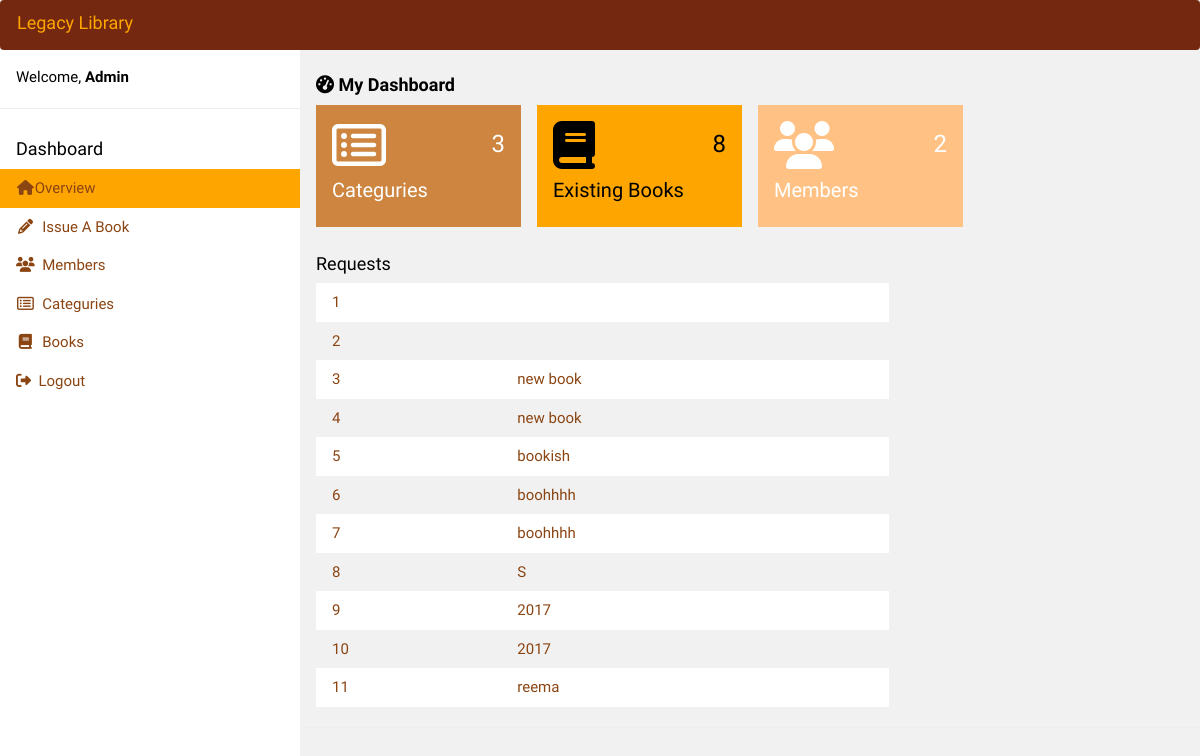
The app's page /adminDashboard2.php (signed in) with its own data.
### tables this page shows
CREATE TABLE `requests` (
  `bookname` varchar(255) NOT NULL,
  `req_id` int(11) NOT NULL,
  `u_id` int(11) NOT NULL
);

### config/db.php (called while the page is built, shortened)
<?php
$con = mysqli_connect(DB_HOST, DB_USER, DB_PASS, DB_NAME);
function selectSql($sql){
    global $con;
    $results = mysqli_query($con,$sql);
      if(mysqli_num_rows($results) > 0){
        for ($set = array (); $row = mysqli_fetch_assoc($results); $set[] = $row);
        return $set;
    }
    else
        return false;
}
?>

### config/functions.php (called while the page is built, shortened)
<?php
include('db.php');
function countbooks(){
    $books = selectSql('select * from books');
    if($books != false){
        return count($books);
    }else{
        return 0;
    }
}
function countcat(){
    $books = selectSql('select * from categories');
    if($books != false){
        return count($books);
    }else{
        return 0;
    }
}
function countmembs(){
    $books = selectSql('select * from users where type = 1');
    if($books != false){
        return count($books);
    }else{
        return 0;
    }
}
function get_all_rqs(){
    $bks = selectSql('select * from requests');
    if($bks != false){
        return $bks;
    }else{
        return [];
    }}
?>

### adminDashboard2.php (the view, shortened to what this page needs)
<?php
include('config/functions.php');
if(is_admin()){
    $req = get_all_rqs();
}else{
    header("Location: error.php");
}
?>
<!DOCTYPE html>
<html>
<link rel="stylesheet" href="https://maxcdn.bootstrapcdn.com/bootstrap/3.3.7/css/bootstrap.min.css">
<link rel="stylesheet" href="https://maxcdn.bootstrapcdn.com/bootstrap/3.3.7/css/bootstrap-theme.min.css">
<link rel="stylesheet" href="css/stylenav.css">
<link rel="stylesheet" href="css/style.css">
<body class="w3-light-grey">
<div class="w3-bar w3-top w3-black w3-large navbar" style="z-index:4">
  <span class="w3-bar-item w3-right" style="color: orange;">Legacy Library</span>
</div>
<nav class="w3-sidebar w3-collapse w3-white w3-animate-left" style="z-index:3;width:300px;" id="mySidebar"><br>
  <div class="w3-container w3-row">
    <div class="w3-col s8 w3-bar">
      <span>Welcome, <strong>Admin</strong></span><br>
    </div>
  </div>
  <hr>
  <div class="w3-container">
    <h5>Dashboard</h5>
  </div>
  <div class="w3-bar-block">
    <a href="adminDashboard2.php" class="w3-bar-item w3-button w3-padding " style="background-color:#ffa500;
"><i class="fa fa-home fa-fw"></i>Overview</a>
    <a href="issue2.php" class="w3-bar-item w3-button w3-padding"><i class="fa fa-pencil fa-fw"></i>  Issue A Book</a>
    <a href="memebrs2.php" class="w3-bar-item w3-button w3-padding"><i class="fa fa-users  fa-fw"></i>  Members</a>
    <a href="catgs2.php" class="w3-bar-item w3-button w3-padding"><i class="fa fa-list-alt fa-fw"></i>  Categuries</a>
    <a href="allbooks2.php" class="w3-bar-item w3-button w3-padding"><i class="fa fa-book fa-fw"></i>  Books</a>
    <a href="logout.php" class="w3-bar-item w3-button w3-padding"><i class="fa fa-sign-out"></i>  Logout</a>
  </div>
</nav>
<div class="w3-main" style="margin-left:300px;margin-top:43px;">
  <header class="w3-container" style="padding-top:22px">
    <h5><b><i class="fa fa-dashboard"></i> My Dashboard</b></h5>
  </header>
  <div class="w3-row-padding w3-margin-bottom">
    <div class="w3-quarter">
      <div class="w3-container w3-gold w3-padding-16">
        <div class="w3-left"><i class="fa fa-list-alt w3-xxxlarge"></i></div>
        <div class="w3-right">
          <h3><?php echo countcat(); ?></h3>
        </div>
        <div class="w3-clear"></div>
        <h4>Categuries</h4>
      </div>
    </div>
    <div class="w3-quarter">
      <div class="w3-container w3-blue w3-padding-16">
        <div class="w3-left"><i class="fa fa-book w3-xxxlarge"></i></div>
        <div class="w3-right">
          <h3><?php echo countbooks(); ?></h3>
        </div>
        <div class="w3-clear"></div>
        <h4>Existing Books</h4>
      </div>
    </div>
    <div class="w3-quarter">
      <div class="w3-container w3-orange w3-text-white w3-padding-16">
        <div class="w3-left"><i class="fa fa-users w3-xxxlarge"></i></div>
        <div class="w3-right">
          <h3><?php echo countmembs(); ?></h3>
        </div>
        <div class="w3-clear"></div>
        <h4>Members</h4>
      </div>
    </div>
  </div>
  <div class="w3-panel">
    <div class="w3-row-padding" style="margin:0 -16px">
      <div class="w3-twothird">
        <h5>Requests</h5>
        <table class="w3-table w3-striped w3-white">
<?php foreach($req as $reqs){ ?>
          <tr>
            <td><?php echo $reqs['req_id'] ?></td>
            <td><?php echo $reqs['bookname'] ?></td>
           </tr>
<?php } ?>
        </table>
      </div>
    </div>
  </div>
  <hr>
</div>
</body>
</html>

### css/stylenav.css (style rules this page uses)
html { box-sizing: border-box }
*, *:before, *:after { box-sizing: inherit }
html { -ms-text-size-adjust: 100%; -webkit-text-size-adjust: 100% }
body { margin: 0 }
article, aside, details, figcaption, figure, footer, header, main, menu, nav, section, summary { display: block }
a { background-color: transparent; -webkit-text-decoration-skip: objects }
hr { box-sizing: content-box; height: 0; overflow: visible }
html, body { font-family: Verdana, sans-serif; font-size: 15px; line-height: 1.5 }
html { overflow-x: hidden }
h3 { font-size: 24px }
h4 { font-size: 20px }
h5 { font-size: 18px }
h1, h2, h3, h4, h5, h6 { font-family: "Segoe UI", Arial, sans-serif; font-weight: 400; margin: 10px 0 }
hr { border: 0; border-top: 1px solid #eee; margin: 20px 0 }
a { color: inherit }
.w3-table, .w3-table-all { border-collapse: collapse; border-spacing: 0; width: 100%; display: table }
.w3-striped tbody tr:nth-child(even) { background-color: #f1f1f1 }
.w3-table td, .w3-table th, .w3-table-all td, .w3-table-all th { padding: 8px 8px; display: table-cell; text-align: left; vertical-align: top }
.w3-table th:first-child, .w3-table td:first-child, .w3-table-all th:first-child, .w3-table-all td:first-child { padding-left: 16px }
.w3-btn, .w3-button { border: none; display: inline-block; outline: 0; padding: 8px 16px; vertical-align: middle; overflow: hidden; text-decoration: none; color: inherit; background-color: inherit; text-align: center; cursor: pointer; white-space: nowrap }
.w3-btn, .w3-button { -webkit-touch-callout: none; -webkit-user-select: none; -khtml-user-select: none; -moz-user-select: none; -ms-user-select: none; user-select: none }
.w3-sidebar { height: 100%; width: 200px; background-color: #fff; position: fixed!important; z-index: 1; overflow: auto }
.w3-main, #main { transition: margin-left .4s }
.w3-bar { width: 100%; overflow: hidden; }
.w3-bar .w3-bar-item { padding: 8px 16px; float: left; width: auto; border: none; outline: none; display: block; }
.w3-bar-block .w3-bar-item { width: 100%; display: block; padding: 8px 16px; text-align: left; border: none; outline: none; white-space: normal; float: none; }
.w3-container:after, .w3-container:before, .w3-panel:after, .w3-panel:before, .w3-row:after, .w3-row:before, .w3-row-padding:after, .w3-row-padding:before, .w3-cell-row:before, .w3-cell-row:after, .w3-clear:after, .w3-clear:before, .w3-bar:before, .w3-bar:after { content: ""; display: table; clear: both }
.w3-col, .w3-half, .w3-third, .w3-twothird, .w3-threequarter, .w3-quarter { float: left; width: 100% }
.w3-col.s8 { width: 66.66666% }
@media (min-width:601px) { .w3-col.m3, .w3-quarter { width: 24.99999% } }
@media (min-width:601px) { .w3-col.m8, .w3-twothird { width: 66.66666% } }
@media (min-width:993px) { .w3-sidebar.w3-collapse { display: block!important } }
.w3-top, .w3-bottom { position: fixed; width: 100%; z-index: 1 }
.w3-top { top: 0 }
.w3-row-padding, .w3-row-padding>.w3-half, .w3-row-padding>.w3-third, .w3-row-padding>.w3-twothird, .w3-row-padding>.w3-threequarter, .w3-row-padding>.w3-quarter, .w3-row-padding>.w3-col { padding: 0 8px }
.w3-container, .w3-panel { padding: 0.01em 16px }
.w3-panel { margin-top: 16px; margin-bottom: 16px }
.w3-animate-left { position: relative; animation: animateleft 0.4s }
.w3-large { font-size: 18px; }
.w3-xxxlarge { font-size: 48px!important }
.w3-margin-bottom { margin-bottom: 16px!important }
.w3-padding { padding: 8px 16px!important }
.w3-padding-16 { padding-top: 16px!important; padding-bottom: 16px!important }
.w3-left { float: left!important }
.w3-right { float: right; }
.w3-orange, .w3-hover-orange:hover { color: #000!important; background-color: #ffc284; }
.w3-gold, .w3-hover-red:hover { color: #fff; background-color: #CD853F; }
.w3-white, .w3-hover-white:hover { color: #000!important; background-color: #fff!important }
.w3-black, .w3-hover-black:hover { color: white; background-color: #73280F; }
.w3-light-grey, .w3-hover-light-grey:hover, .w3-light-gray, .w3-hover-light-gray:hover { color: #000!important; background-color: #f1f1f1!important }
.w3-text-white, .w3-hover-text-white:hover { color: #fff!important }

### css/style.css (style rules this page uses)
body { color: #5a5a5a; font-family: 'Lato', sans-serif; }
h1, h2, h3, h4, h5 { font-family: 'Montserrat', sans-serif; }
.w3-bar-item { color:#8b4513; }
.w3-blue { background-color:#ffa500; }
td { color:#8b4513; }

### adminDashboard2.php (style rules this page uses)
html,body,h1,h2,h3,h4,h5 { font-family: "Raleway", sans-serif }

### records on screen
requests: req_id "1"
requests: req_id "2"
requests: req_id "3", bookname "new book"
requests: req_id "4", bookname "new book"
requests: req_id "5", bookname "bookish"
requests: req_id "6", bookname "boohhhh"
requests: req_id "7", bookname "boohhhh"
requests: req_id "8", bookname "S"
requests: req_id "9", bookname "2017"
requests: req_id "10", bookname "2017"
requests: req_id "11", bookname "reema"

### other values on screen
countcat() "3"
countbooks() "8"
countmembs() "2"
